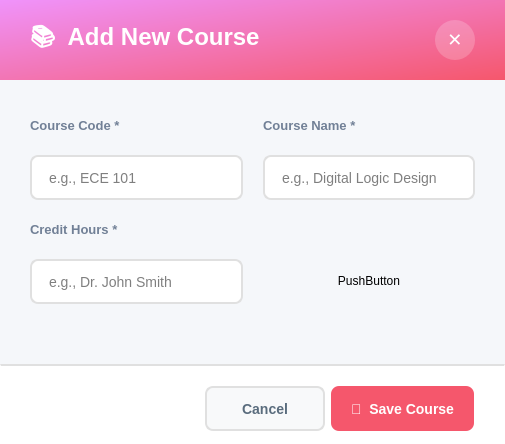
<?xml version="1.0" encoding="UTF-8"?>
<ui version="4.0">
 <class>AddCourseDialog</class>
 <widget class="QDialog" name="AddCourseDialog">
  <property name="geometry">
   <rect>
    <x>0</x>
    <y>0</y>
    <width>505</width>
    <height>444</height>
   </rect>
  </property>
  <property name="minimumSize">
   <size>
    <width>0</width>
    <height>0</height>
   </size>
  </property>
  <property name="maximumSize">
   <size>
    <width>780</width>
    <height>580</height>
   </size>
  </property>
  <property name="windowTitle">
   <string>Add New Course</string>
  </property>
  <property name="styleSheet">
   <string notr="true">background-color: #f5f7fa;</string>
  </property>
  <layout class="QVBoxLayout" name="mainLayout">
   <property name="spacing">
    <number>0</number>
   </property>
   <property name="leftMargin">
    <number>0</number>
   </property>
   <property name="topMargin">
    <number>0</number>
   </property>
   <property name="rightMargin">
    <number>0</number>
   </property>
   <property name="bottomMargin">
    <number>0</number>
   </property>
   <item>
    <widget class="QFrame" name="headerFrame">
     <property name="minimumSize">
      <size>
       <width>0</width>
       <height>80</height>
      </size>
     </property>
     <property name="maximumSize">
      <size>
       <width>16777215</width>
       <height>80</height>
      </size>
     </property>
     <property name="styleSheet">
      <string notr="true">background: qlineargradient(x1:0, y1:0, x2:1, y2:1, stop:0 #f093fb, stop:1 #f5576c); border-radius: 0px;</string>
     </property>
     <property name="frameShape">
      <enum>QFrame::Shape::StyledPanel</enum>
     </property>
     <layout class="QHBoxLayout" name="headerLayout">
      <property name="leftMargin">
       <number>30</number>
      </property>
      <property name="topMargin">
       <number>20</number>
      </property>
      <property name="rightMargin">
       <number>30</number>
      </property>
      <property name="bottomMargin">
       <number>20</number>
      </property>
      <item>
       <widget class="QLabel" name="labelTitle">
        <property name="styleSheet">
         <string notr="true">font-size: 24px; font-weight: bold; color: white; background: transparent;</string>
        </property>
        <property name="text">
         <string>📚  Add New Course</string>
        </property>
       </widget>
      </item>
      <item>
       <spacer name="headerSpacer">
        <property name="orientation">
         <enum>Qt::Orientation::Horizontal</enum>
        </property>
        <property name="sizeHint" stdset="0">
         <size>
          <width>40</width>
          <height>20</height>
         </size>
        </property>
       </spacer>
      </item>
      <item>
       <widget class="QPushButton" name="buttonClose">
        <property name="minimumSize">
         <size>
          <width>40</width>
          <height>40</height>
         </size>
        </property>
        <property name="maximumSize">
         <size>
          <width>40</width>
          <height>40</height>
         </size>
        </property>
        <property name="cursor">
         <cursorShape>PointingHandCursor</cursorShape>
        </property>
        <property name="styleSheet">
         <string notr="true">QPushButton { background-color: rgba(255,255,255,0.2); color: white; border: none; border-radius: 20px; font-size: 18px; font-weight: bold; } QPushButton:hover { background-color: rgba(255,255,255,0.3); }</string>
        </property>
        <property name="text">
         <string>✕</string>
        </property>
       </widget>
      </item>
     </layout>
    </widget>
   </item>
   <item>
    <widget class="QScrollArea" name="scrollArea">
     <property name="styleSheet">
      <string notr="true">border: none; background-color: #f5f7fa;</string>
     </property>
     <property name="widgetResizable">
      <bool>true</bool>
     </property>
     <widget class="QWidget" name="scrollContent">
      <property name="geometry">
       <rect>
        <x>0</x>
        <y>0</y>
        <width>505</width>
        <height>284</height>
       </rect>
      </property>
      <property name="styleSheet">
       <string notr="true">background-color: #f5f7fa;</string>
      </property>
      <layout class="QVBoxLayout" name="contentLayout">
       <property name="spacing">
        <number>20</number>
       </property>
       <property name="leftMargin">
        <number>30</number>
       </property>
       <property name="topMargin">
        <number>30</number>
       </property>
       <property name="rightMargin">
        <number>30</number>
       </property>
       <property name="bottomMargin">
        <number>30</number>
       </property>
       <item>
        <layout class="QGridLayout" name="formGrid">
         <property name="horizontalSpacing">
          <number>20</number>
         </property>
         <property name="verticalSpacing">
          <number>15</number>
         </property>
         <item row="10" column="2">
          <widget class="QPushButton" name="pushButton">
           <property name="text">
            <string>PushButton</string>
           </property>
          </widget>
         </item>
         <item row="1" column="0">
          <widget class="QLineEdit" name="lineEditCourseCode">
           <property name="minimumSize">
            <size>
             <width>0</width>
             <height>45</height>
            </size>
           </property>
           <property name="styleSheet">
            <string notr="true">padding: 10px 15px; border: 2px solid #e0e0e0; border-radius: 8px; font-size: 14px; background-color: white;</string>
           </property>
           <property name="placeholderText">
            <string>e.g., ECE 101</string>
           </property>
          </widget>
         </item>
         <item row="1" column="2">
          <widget class="QLineEdit" name="lineEditCourseName">
           <property name="minimumSize">
            <size>
             <width>0</width>
             <height>45</height>
            </size>
           </property>
           <property name="styleSheet">
            <string notr="true">padding: 10px 15px; border: 2px solid #e0e0e0; border-radius: 8px; font-size: 14px; background-color: white;</string>
           </property>
           <property name="placeholderText">
            <string>e.g., Digital Logic Design</string>
           </property>
          </widget>
         </item>
         <item row="0" column="2">
          <widget class="QLabel" name="labelCourseName">
           <property name="styleSheet">
            <string notr="true">font-size: 13px; color: #718096; font-weight: bold; background: transparent;</string>
           </property>
           <property name="text">
            <string>Course Name *</string>
           </property>
          </widget>
         </item>
         <item row="0" column="0">
          <widget class="QLabel" name="labelCourseCode">
           <property name="styleSheet">
            <string notr="true">font-size: 13px; color: #718096; font-weight: bold; background: transparent;</string>
           </property>
           <property name="text">
            <string>Course Code *</string>
           </property>
          </widget>
         </item>
         <item row="2" column="0">
          <widget class="QLabel" name="labelCreditHours">
           <property name="styleSheet">
            <string notr="true">font-size: 13px; color: #718096; font-weight: bold; background: transparent;</string>
           </property>
           <property name="text">
            <string>Credit Hours *</string>
           </property>
          </widget>
         </item>
         <item row="10" column="0">
          <widget class="QLineEdit" name="lineEditCreditHours">
           <property name="minimumSize">
            <size>
             <width>0</width>
             <height>45</height>
            </size>
           </property>
           <property name="styleSheet">
            <string notr="true">padding: 10px 15px; border: 2px solid #e0e0e0; border-radius: 8px; font-size: 14px; background-color: white;</string>
           </property>
           <property name="placeholderText">
            <string>e.g., Dr. John Smith</string>
           </property>
          </widget>
         </item>
        </layout>
       </item>
       <item>
        <spacer name="verticalSpacer">
         <property name="orientation">
          <enum>Qt::Orientation::Vertical</enum>
         </property>
         <property name="sizeType">
          <enum>QSizePolicy::Policy::Minimum</enum>
         </property>
         <property name="sizeHint" stdset="0">
          <size>
           <width>17</width>
           <height>30</height>
          </size>
         </property>
        </spacer>
       </item>
      </layout>
     </widget>
    </widget>
   </item>
   <item>
    <widget class="QFrame" name="footerFrame">
     <property name="minimumSize">
      <size>
       <width>0</width>
       <height>80</height>
      </size>
     </property>
     <property name="maximumSize">
      <size>
       <width>16777215</width>
       <height>80</height>
      </size>
     </property>
     <property name="styleSheet">
      <string notr="true">background-color: white; border-top: 2px solid #e0e0e0;</string>
     </property>
     <property name="frameShape">
      <enum>QFrame::Shape::StyledPanel</enum>
     </property>
     <layout class="QHBoxLayout" name="footerLayout">
      <property name="leftMargin">
       <number>30</number>
      </property>
      <property name="topMargin">
       <number>20</number>
      </property>
      <property name="rightMargin">
       <number>30</number>
      </property>
      <property name="bottomMargin">
       <number>20</number>
      </property>
      <item>
       <spacer name="footerSpacer">
        <property name="orientation">
         <enum>Qt::Orientation::Horizontal</enum>
        </property>
        <property name="sizeHint" stdset="0">
         <size>
          <width>40</width>
          <height>20</height>
         </size>
        </property>
       </spacer>
      </item>
      <item>
       <widget class="QPushButton" name="buttonCancel">
        <property name="minimumSize">
         <size>
          <width>120</width>
          <height>45</height>
         </size>
        </property>
        <property name="cursor">
         <cursorShape>PointingHandCursor</cursorShape>
        </property>
        <property name="styleSheet">
         <string notr="true">QPushButton {
    background-color: #f8f9fa;
    color: #5a6c7d;
    border: 2px solid #e0e0e0;
    border-radius: 8px;
    font-size: 14px;
    font-weight: bold;
    padding: 10px 20px;
}

QPushButton:hover {
    border-color: #f5576c;
    color: #f5576c;
}

QPushButton:pressed {
    background-color: #e0e0e0; /* darker grey for pressed feedback */
    border-color: #f5576c;
    color: #f5576c;
}</string>
        </property>
        <property name="text">
         <string>Cancel</string>
        </property>
       </widget>
      </item>
      <item>
       <widget class="QPushButton" name="buttonSave">
        <property name="minimumSize">
         <size>
          <width>120</width>
          <height>45</height>
         </size>
        </property>
        <property name="cursor">
         <cursorShape>PointingHandCursor</cursorShape>
        </property>
        <property name="styleSheet">
         <string notr="true">QPushButton {
    background-color: #f5576c;
    color: #ffffff;
    border: none;
    border-radius: 8px;
    font-size: 14px;
    font-weight: bold;
    padding: 10px 20px;
    transition: background-color 150ms;
}
QPushButton:hover {
    background-color: #e5475c;
}
QPushButton:pressed {
    background-color: #d43f52;
}
</string>
        </property>
        <property name="text">
         <string>💾  Save Course</string>
        </property>
       </widget>
      </item>
     </layout>
    </widget>
   </item>
  </layout>
 </widget>
 <resources/>
 <connections/>
</ui>
